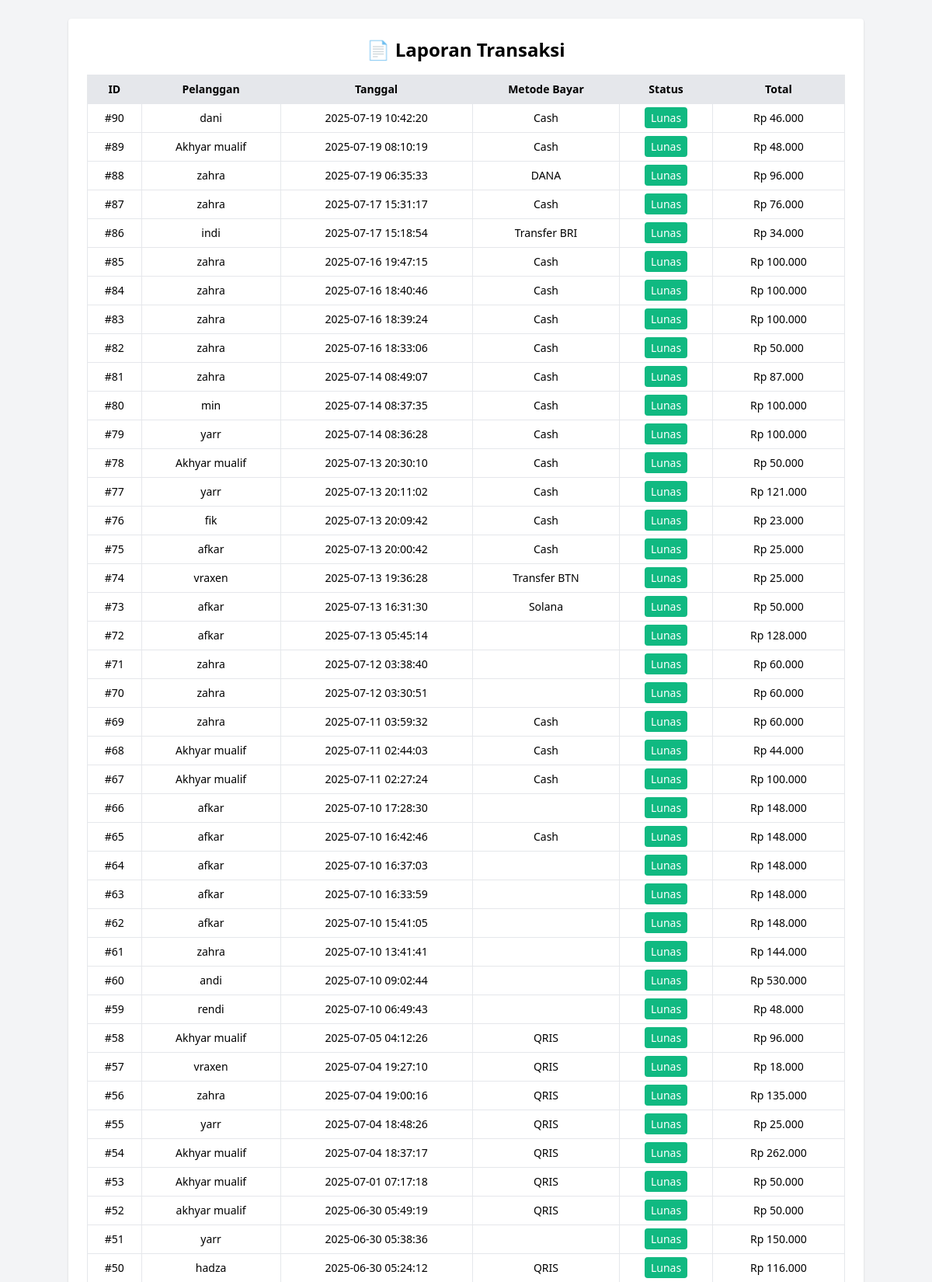
/laporan_transaksi.php (signed in, upper part), run on the app's committed database.
### tables this page shows
CREATE TABLE `pesanan` (
  `id_pesanan` int(11) NOT NULL,
  `id_pelanggan` int(11) DEFAULT NULL,
  `id_meja` int(11) DEFAULT NULL,
  `id_karyawan_delivery` int(11) DEFAULT NULL,
  `tanggal` datetime DEFAULT NULL,
  `metode` varchar(30) NOT NULL,
  `catatan` text DEFAULT NULL,
  `status_pesanan` enum('diproses','diantar','selesai') DEFAULT 'diproses'
);

CREATE TABLE `pelanggan` (
  `id_pelanggan` int(11) NOT NULL,
  `nama` varchar(100) DEFAULT NULL,
  `umur` int(3) DEFAULT NULL,
  `no_hp` varchar(20) DEFAULT NULL,
  `alamat` text DEFAULT NULL
);

### laporan_transaksi.php (the view, shortened to what this page needs)
<?php
include 'koneksi.php';
$query = mysqli_query($conn, "
  SELECT
    ps.id_pesanan,
    pg.nama AS nama_pelanggan,
    ps.tanggal,
    pb.metode AS metode_bayar,
    pb.status_pembayaran,
    COALESCE(SUM(dp.subtotal), 0) AS total
  FROM pesanan ps
  JOIN pelanggan pg ON ps.id_pelanggan = pg.id_pelanggan
  LEFT JOIN pembayaran pb ON ps.id_pesanan = pb.id_pesanan
  LEFT JOIN detail_pesanan dp ON ps.id_pesanan = dp.id_pesanan
  GROUP BY ps.id_pesanan
  ORDER BY ps.tanggal DESC
");
$total_semua = 0;
?>
<!DOCTYPE html>
<html>
<head>
  <link href="https://cdn.jsdelivr.net/npm/tailwindcss@2.2.19/dist/tailwind.min.css" rel="stylesheet">
</head>
<body class="bg-gray-100 p-6">
  <div class="max-w-5xl mx-auto bg-white p-6 rounded shadow">
    <h1 class="text-2xl font-bold text-amber-600 mb-4 text-center">📄 Laporan Transaksi</h1>
    <table class="w-full border text-center text-sm">
      <thead class="bg-gray-200">
        <tr>
          <th class="p-2 border">ID</th>
          <th class="p-2 border">Pelanggan</th>
          <th class="p-2 border">Tanggal</th>
          <th class="p-2 border">Metode Bayar</th>
          <th class="p-2 border">Status</th>
          <th class="p-2 border">Total</th>
        </tr>
      </thead>
      <tbody>
        <?php while ($row = mysqli_fetch_assoc($query)) : ?>
        <tr>
          <td class="border p-2">#<?= $row['id_pesanan'] ?></td>
          <td class="border p-2"><?= $row['nama_pelanggan'] ?></td>
          <td class="border p-2"><?= $row['tanggal'] ?></td>
          <td class="border p-2"><?= $row['metode_bayar'] ?? '-' ?></td>
          <td class="border p-2">
            <span class="px-2 py-1 rounded text-white <?= $row['status_pembayaran'] == 'lunas' ? 'bg-green-500' : 'bg-red-500' ?>">
              <?= ucfirst($row['status_pembayaran'] ?? 'belum') ?>
            </span>
          </td>
          <td class="border p-2">Rp <?= number_format($row['total'], 0, ',', '.') ?></td>
        </tr>
        <?php $total_semua += $row['total']; endwhile; ?>
      </tbody>
    </table>
  </div>
</body>
</html>

### data on the page
pesanan: id_pesanan "90", id_pelanggan.nama "dani", tanggal "2025-07-19 10:42:20", metode_bayar "Cash", status_pembayaran "Lunas", total "46.000"
pesanan: id_pesanan "89", id_pelanggan.nama "Akhyar mualif", tanggal "2025-07-19 08:10:19", metode_bayar "Cash", status_pembayaran "Lunas", total "48.000"
pesanan: id_pesanan "88", id_pelanggan.nama "zahra", tanggal "2025-07-19 06:35:33", metode_bayar "DANA", status_pembayaran "Lunas", total "96.000"
pesanan: id_pesanan "87", id_pelanggan.nama "zahra", tanggal "2025-07-17 15:31:17", metode_bayar "Cash", status_pembayaran "Lunas", total "76.000"
pesanan: id_pesanan "86", id_pelanggan.nama "indi", tanggal "2025-07-17 15:18:54", metode_bayar "Transfer BRI", status_pembayaran "Lunas", total "34.000"
pesanan: id_pesanan "85", id_pelanggan.nama "zahra", tanggal "2025-07-16 19:47:15", metode_bayar "Cash", status_pembayaran "Lunas", total "100.000"
pesanan: id_pesanan "84", id_pelanggan.nama "zahra", tanggal "2025-07-16 18:40:46", metode_bayar "Cash", status_pembayaran "Lunas", total "100.000"
pesanan: id_pesanan "83", id_pelanggan.nama "zahra", tanggal "2025-07-16 18:39:24", metode_bayar "Cash", status_pembayaran "Lunas", total "100.000"
pesanan: id_pesanan "82", id_pelanggan.nama "zahra", tanggal "2025-07-16 18:33:06", metode_bayar "Cash", status_pembayaran "Lunas", total "50.000"
pesanan: id_pesanan "81", id_pelanggan.nama "zahra", tanggal "2025-07-14 08:49:07", metode_bayar "Cash", status_pembayaran "Lunas", total "87.000"
pesanan: id_pesanan "80", id_pelanggan.nama "min", tanggal "2025-07-14 08:37:35", metode_bayar "Cash", status_pembayaran "Lunas", total "100.000"
pesanan: id_pesanan "79", id_pelanggan.nama "yarr", tanggal "2025-07-14 08:36:28", metode_bayar "Cash", status_pembayaran "Lunas", total "100.000"
pesanan: id_pesanan "78", id_pelanggan.nama "Akhyar mualif", tanggal "2025-07-13 20:30:10", metode_bayar "Cash", status_pembayaran "Lunas", total "50.000"
pesanan: id_pesanan "77", id_pelanggan.nama "yarr", tanggal "2025-07-13 20:11:02", metode_bayar "Cash", status_pembayaran "Lunas", total "121.000"
pesanan: id_pesanan "76", id_pelanggan.nama "fik", tanggal "2025-07-13 20:09:42", metode_bayar "Cash", status_pembayaran "Lunas", total "23.000"
pesanan: id_pesanan "75", id_pelanggan.nama "afkar", tanggal "2025-07-13 20:00:42", metode_bayar "Cash", status_pembayaran "Lunas", total "25.000"
pesanan: id_pesanan "74", id_pelanggan.nama "vraxen", tanggal "2025-07-13 19:36:28", metode_bayar "Transfer BTN", status_pembayaran "Lunas", total "25.000"
pesanan: id_pesanan "73", id_pelanggan.nama "afkar", tanggal "2025-07-13 16:31:30", metode_bayar "Solana", status_pembayaran "Lunas", total "50.000"
pesanan: id_pesanan "72", id_pelanggan.nama "afkar", tanggal "2025-07-13 05:45:14", status_pembayaran "Lunas", total "128.000"
pesanan: id_pesanan "71", id_pelanggan.nama "zahra", tanggal "2025-07-12 03:38:40", status_pembayaran "Lunas", total "60.000"
pesanan: id_pesanan "70", id_pelanggan.nama "zahra", tanggal "2025-07-12 03:30:51", status_pembayaran "Lunas", total "60.000"
pesanan: id_pesanan "69", id_pelanggan.nama "zahra", tanggal "2025-07-11 03:59:32", metode_bayar "Cash", status_pembayaran "Lunas", total "60.000"
pesanan: id_pesanan "68", id_pelanggan.nama "Akhyar mualif", tanggal "2025-07-11 02:44:03", metode_bayar "Cash", status_pembayaran "Lunas", total "44.000"
pesanan: id_pesanan "67", id_pelanggan.nama "Akhyar mualif", tanggal "2025-07-11 02:27:24", metode_bayar "Cash", status_pembayaran "Lunas", total "100.000"
pesanan: id_pesanan "66", id_pelanggan.nama "afkar", tanggal "2025-07-10 17:28:30", status_pembayaran "Lunas", total "148.000"
pesanan: id_pesanan "65", id_pelanggan.nama "afkar", tanggal "2025-07-10 16:42:46", metode_bayar "Cash", status_pembayaran "Lunas", total "148.000"
pesanan: id_pesanan "64", id_pelanggan.nama "afkar", tanggal "2025-07-10 16:37:03", status_pembayaran "Lunas", total "148.000"
pesanan: id_pesanan "63", id_pelanggan.nama "afkar", tanggal "2025-07-10 16:33:59", status_pembayaran "Lunas", total "148.000"
pesanan: id_pesanan "62", id_pelanggan.nama "afkar", tanggal "2025-07-10 15:41:05", status_pembayaran "Lunas", total "148.000"
pesanan: id_pesanan "61", id_pelanggan.nama "zahra", tanggal "2025-07-10 13:41:41", status_pembayaran "Lunas", total "144.000"
pesanan: id_pesanan "60", id_pelanggan.nama "andi", tanggal "2025-07-10 09:02:44", status_pembayaran "Lunas", total "530.000"
pesanan: id_pesanan "59", id_pelanggan.nama "rendi", tanggal "2025-07-10 06:49:43", status_pembayaran "Lunas", total "48.000"
pesanan: id_pesanan "58", id_pelanggan.nama "Akhyar mualif", tanggal "2025-07-05 04:12:26", metode_bayar "QRIS", status_pembayaran "Lunas", total "96.000"
pesanan: id_pesanan "57", id_pelanggan.nama "vraxen", tanggal "2025-07-04 19:27:10", metode_bayar "QRIS", status_pembayaran "Lunas", total "18.000"
pesanan: id_pesanan "56", id_pelanggan.nama "zahra", tanggal "2025-07-04 19:00:16", metode_bayar "QRIS", status_pembayaran "Lunas", total "135.000"
pesanan: id_pesanan "55", id_pelanggan.nama "yarr", tanggal "2025-07-04 18:48:26", metode_bayar "QRIS", status_pembayaran "Lunas", total "25.000"
pesanan: id_pesanan "54", id_pelanggan.nama "Akhyar mualif", tanggal "2025-07-04 18:37:17", metode_bayar "QRIS", status_pembayaran "Lunas", total "262.000"
pesanan: id_pesanan "53", id_pelanggan.nama "Akhyar mualif", tanggal "2025-07-01 07:17:18", metode_bayar "QRIS", status_pembayaran "Lunas", total "50.000"
pesanan: id_pesanan "52", id_pelanggan.nama "akhyar mualif", tanggal "2025-06-30 05:49:19", metode_bayar "QRIS", status_pembayaran "Lunas", total "50.000"
pesanan: id_pesanan "51", id_pelanggan.nama "yarr", tanggal "2025-06-30 05:38:36", status_pembayaran "Lunas", total "150.000"
pesanan: id_pesanan "50", id_pelanggan.nama "hadza", tanggal "2025-06-30 05:24:12", metode_bayar "QRIS", status_pembayaran "Lunas", total "116.000"
